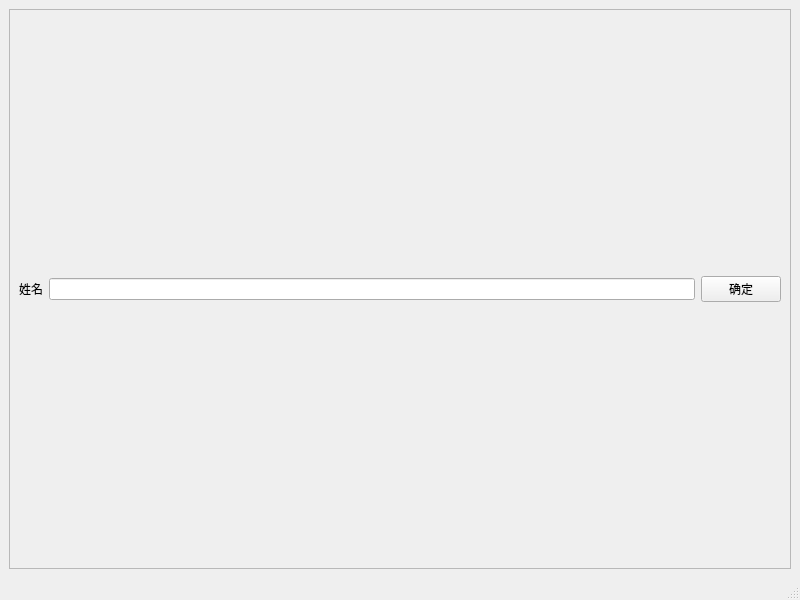
<?xml version="1.0" encoding="UTF-8"?>
<ui version="4.0">
 <class>MainWindow</class>
 <widget class="QMainWindow" name="MainWindow">
  <property name="geometry">
   <rect>
    <x>0</x>
    <y>0</y>
    <width>800</width>
    <height>600</height>
   </rect>
  </property>
  <property name="windowTitle">
   <string>MainWindow</string>
  </property>
  <widget class="QWidget" name="centralwidget">
   <layout class="QVBoxLayout" name="verticalLayout">
    <item>
     <widget class="QFrame" name="frame">
      <property name="frameShape">
       <enum>QFrame::StyledPanel</enum>
      </property>
      <property name="frameShadow">
       <enum>QFrame::Raised</enum>
      </property>
      <layout class="QHBoxLayout" name="horizontalLayout">
       <item>
        <widget class="QLabel" name="label">
         <property name="text">
          <string>姓名</string>
         </property>
        </widget>
       </item>
       <item>
        <widget class="QLineEdit" name="lineEdit"/>
       </item>
       <item>
        <widget class="QPushButton" name="pushButton">
         <property name="text">
          <string>确定</string>
         </property>
        </widget>
       </item>
      </layout>
     </widget>
    </item>
   </layout>
  </widget>
  <widget class="QMenuBar" name="menubar">
   <property name="geometry">
    <rect>
     <x>0</x>
     <y>0</y>
     <width>800</width>
     <height>23</height>
    </rect>
   </property>
  </widget>
  <widget class="QStatusBar" name="statusbar"/>
 </widget>
 <resources/>
 <connections/>
</ui>
